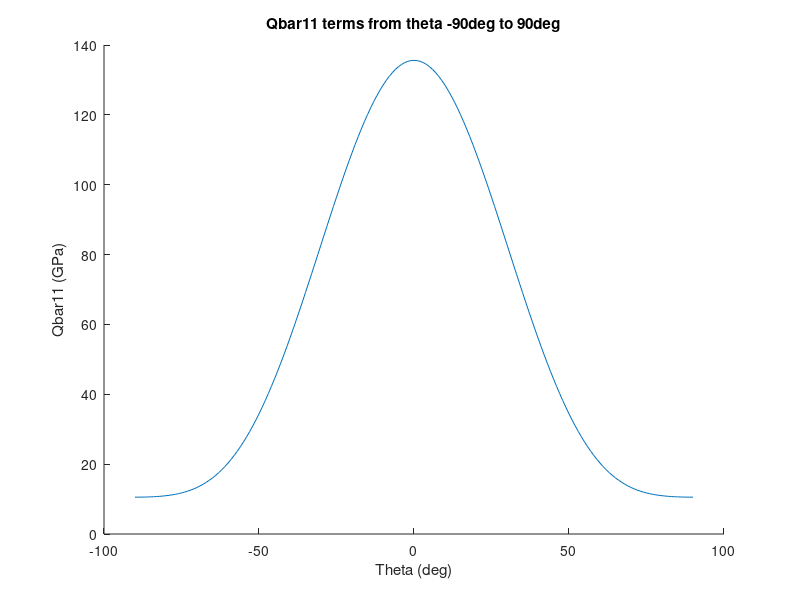

Here is the MATLAB script that generated this plot:
%%Assignment 2 Question 1%%
%Variables
E1=135;
E2=10.5;
G12=6.6;
v12=0.24;
x=(-90:1:90);

%Stiffness Matrix
S11=1/E1;
S22=1/E2;
S12=(-v12)/E1;
S66=1/G12;

%Qmatrix
Q11=S22/((S11*S22)-(S12.^2));
Q22=S11/((S11*S22)-(S12.^2));
Q12=(-S12)/((S11*S22)-(S12.^2));
Q66=G12;

%Rotation
Qbar11=(Q11*((cosd(x)).^4))+(Q22*((sind(x).^4)))+ (2*(Q12+(2*Q66)))*((sind(x)).^2).*((cosd(x)).^2);

%Plot
hold on
plot(x,Qbar11)
title ('Qbar11 terms from theta -90deg to 90deg')
xlabel 'Theta (deg)'
ylabel 'Qbar11 (GPa)'
hold off







